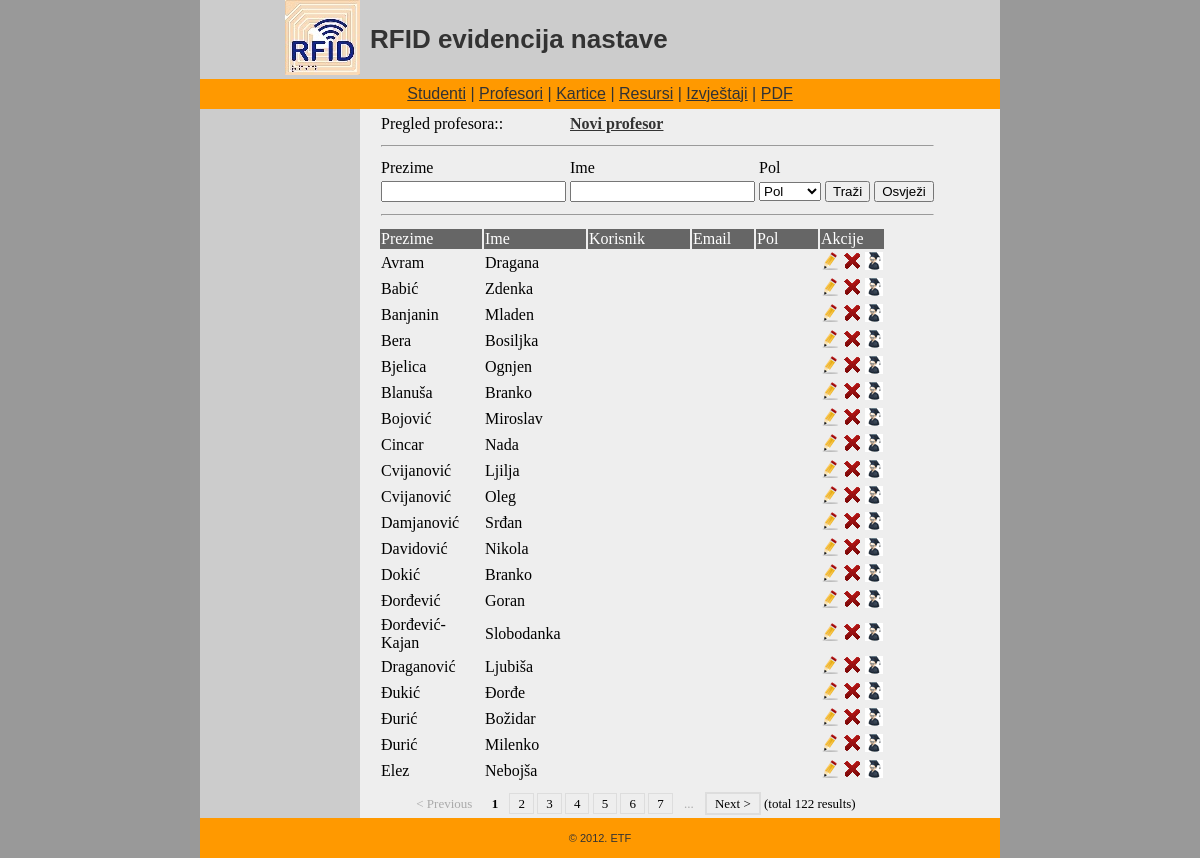
Page /?page=profesor on the committed database.
### tables this page shows
CREATE TABLE IF NOT EXISTS `nastavnik` (
  `id` int(11) NOT NULL AUTO_INCREMENT,
  `prezime` varchar(50) NOT NULL,
  `ime` varchar(50) NOT NULL,
  `username` varchar(50) DEFAULT NULL,
  `password` varchar(50) DEFAULT NULL,
  `email` text,
  `pol` text,
  `tip_korisnika` int(11) NOT NULL DEFAULT '3',
  PRIMARY KEY (`id`)
);

### pages/profesor.inc.php (the view, shortened to what this page needs)
<?php
include "incl/data.inc.php";
$sqlQuery = "SELECT * FROM nastavnik WHERE 1";
$prezime = "";
$ime = "";
$totalresult = mysql_num_rows(mysql_query($sqlQuery));
$maxRows_comp = 20;
$pageNum_comp = 0;
$startRow_comp = $pageNum_comp * $maxRows_comp;
$sqlQueryLimit = sprintf("%s LIMIT %d, %d", $sqlQuery, $startRow_comp, $maxRows_comp);
$row_comp = mysql_query($sqlQueryLimit);
?>
<form action="" method="post" name="myform">
<table>
<tr>
    <td>Pregled profesora::</td>
    <td><a href="?page=profesor_new"><strong>Novi profesor</strong></a></td>
</tr>
<tr>
    <td colspan="4"><hr></td>
</tr>
<tr>
    <td>Prezime</td>
    <td>Ime</td>
    <td>Pol</td>
</tr>
<tr>
    <td><input type="text" name="pProfesora" value="<? echo $prezime ?>" size="20"></td>
    <td><input type="text" name="iProfesora" value="<? echo $ime ?>" size="20"></td>
    <td><select name="pol">
    <option value="">Pol</option>
    </select></td>
    <td align="left"><input type="submit" name="filter" value="Traži"> <input type="submit" name="osvjezi" value="Osvježi"></td>
</tr>
<tr>
    <td colspan="4"><hr></td>
</tr>
</table>
<table border="0" id="students">
<tr id="header">
    <td width="100">Prezime</td>
    <td width="100">Ime</td>
    <td width="100">Korisnik</td>
    <td width="60">Email</td>
	<td width="60">Pol</td>
    <td colspan="3">Akcije</td>
</tr>
<? while($red = mysql_fetch_assoc($row_comp)) { ?>
<tr>
    <td><? echo $red['prezime'] ?></td>
    <td><? echo $red['ime'] ?></td>
    <td><? echo $red['username'] ?></td>
    <td><? echo $red['email'] ?></td>
	<td><? echo $red['pol'] ?></td>
    <td><a href="?page=profesor_edit&id=<? echo $red['id'] ?>"><img src="images/edit-icon.png" title="Izmjena"></a></td>
    <td><a href="?page=profesor_delete&id=<? echo $red['id'] ?>"><img src="images/Delete2.gif" title="Brisanje"></a></td>
    <td><a href="?page=profesor_nastava&id=<? echo $red['id'] ?>"><img src="images/professor-icon.gif" title="Nastava"></a></td>
</tr>
<? } ?>
<tr><td colspan="8"><? $dbManip->doPages(20,'?page=profesor','',$totalresult); ?></td></tr>
</table>
</form>

### css/styles.css (style rules this page uses)
table#students #header { background-color:#666666; color:#FFFFFF; }
a:link { color: #333333; text-decoration: underline }

### rows in the picture
nastavnik: prezime "Avram", ime "Dragana"
nastavnik: prezime "Babić", ime "Zdenka"
nastavnik: prezime "Banjanin", ime "Mladen"
nastavnik: prezime "Bera", ime "Bosiljka"
nastavnik: prezime "Bjelica", ime "Ognjen"
nastavnik: prezime "Blanuša", ime "Branko"
nastavnik: prezime "Bojović", ime "Miroslav"
nastavnik: prezime "Cincar", ime "Nada"
nastavnik: prezime "Cvijanović", ime "Ljilja"
nastavnik: prezime "Cvijanović", ime "Oleg"
nastavnik: prezime "Damjanović", ime "Srđan"
nastavnik: prezime "Davidović", ime "Nikola"
nastavnik: prezime "Dokić", ime "Branko"
nastavnik: prezime "Ðorđević", ime "Goran"
nastavnik: prezime "Ðorđević-Kajan", ime "Slobodanka"
nastavnik: prezime "Draganović", ime "Ljubiša"
nastavnik: prezime "Ðukić", ime "Ðorđe"
nastavnik: prezime "Ðurić", ime "Božidar"
nastavnik: prezime "Ðurić", ime "Milenko"
nastavnik: prezime "Elez", ime "Nebojša"

### other values in the picture
$total "122"
